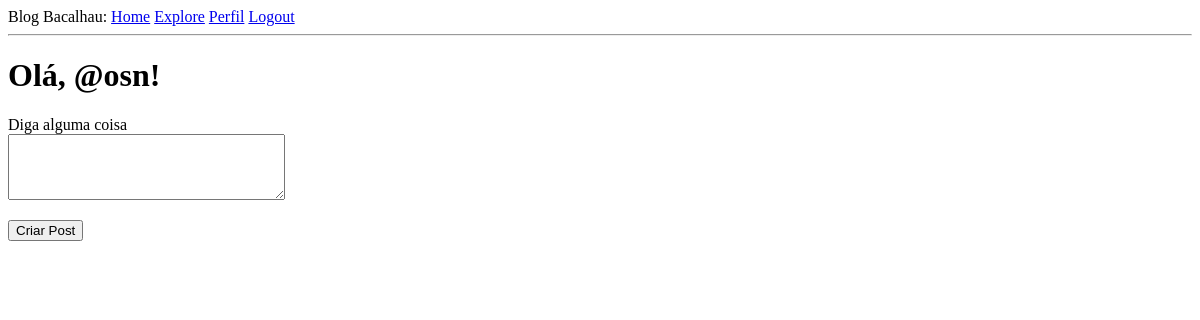
The page /index (signed in) on the database as committed earlier.
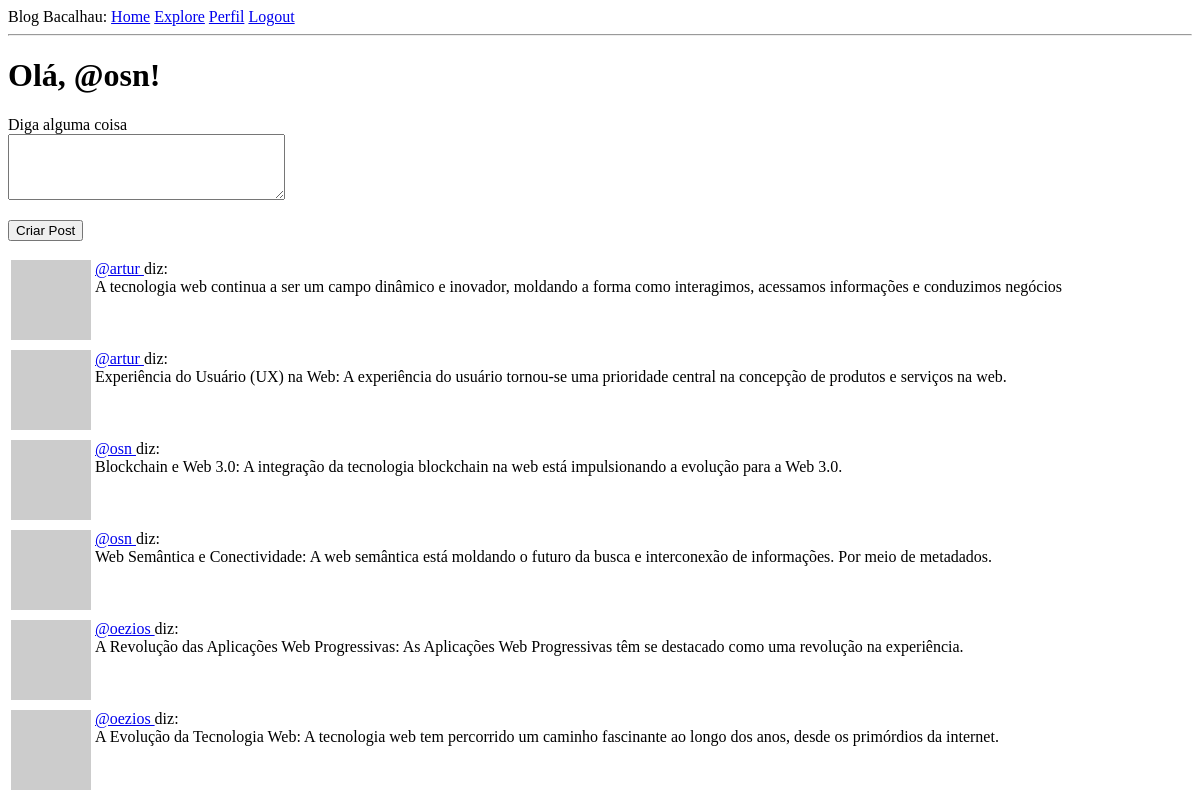
The same page on the database as committed later.
### app/models.py (models this page shows, shortened)
class User(UserMixin, db.Model):
    id: so.Mapped[int] = so.mapped_column(primary_key=True)
    username: so.Mapped[str] = so.mapped_column(sa.String(64), index=True, unique=True)
    email: so.Mapped[str] = so.mapped_column(sa.String(120), index=True, unique=True)
    password_hash: so.Mapped[Optional[str]] = so.mapped_column(sa.String(256))
    about_me: so.Mapped[Optional[str]] = so.mapped_column(sa.String(256))
    last_seen: so.Mapped[Optional[datetime]] = so.mapped_column(default=lambda: datetime.now(timezone.utc))
    posts: so.WriteOnlyMapped['Post'] = so.relationship(back_populates='author')
    following: so.WriteOnlyMapped['User'] = so.relationship(
        secondary=followers, primaryjoin=(followers.c.follower_id == id),
        secondaryjoin=(followers.c.followed_id == id),
        back_populates='followers')
    followers: so.WriteOnlyMapped['User'] = so.relationship(
        secondary=followers, primaryjoin=(followers.c.followed_id == id),
        secondaryjoin=(followers.c.follower_id == id),
        back_populates='following')
    def avatar(self, size):
        digest = md5(self.email.lower().encode('utf-8')).hexdigest()
        return f'https://www.gravatar.com/avatar/{digest}?d=identicon&s={size}'
    def following_posts(self):
        Author = so.aliased(User)
        Follower = so.aliased(User)
        return (
            sa.select(Post)
            .join(Post.author.of_type(Author))
            .join(Author.followers.of_type(Follower), isouter=True)
            .where(sa.or_(
                Follower.id == self.id,
                Author.id == self.id,
            ))
            .group_by(Post)
            .order_by(Post.timestamp.desc())
        )

class Post(db.Model):
    id: so.Mapped[int] = so.mapped_column(primary_key=True)
    body: so.Mapped[str] = so.mapped_column(sa.Text(256), nullable=False)
    timestamp: so.Mapped[datetime] = so.mapped_column(
        index=True, default=lambda: datetime.now(timezone.utc))
    user_id: so.Mapped[int] = so.mapped_column(sa.ForeignKey(User.id),
        index=True)
    author: so.Mapped[User] = so.relationship(back_populates='posts')

### app/routes.py (the view, shortened to what this page needs)
@app.route('/', methods=['GET', 'POST'])
@app.route('/index', methods=['GET', 'POST'])
@login_required
def index():
    form = PostForm()
    if form.validate_on_submit():
        post = Post(body=form.post.data, author=current_user)
        db.session.add(post)
        db.session.commit()
        flash('Your post is now live!')
        return redirect(url_for('index'))
    posts = db.session.scalars(current_user.following_posts()).all()
    return render_template("index.html", title='Home Page', form=form,
                        posts=posts)

### app/forms.py
class PostForm(FlaskForm):
    post = TextAreaField('Diga alguma coisa', validators=[
        DataRequired(), Length(min=1, max=140)])
    submit = SubmitField('Criar Post')

### app/models.py (called while the page is built)
@login.user_loader
def load_user(id):
    return db.session.get(User, int(id))

### app/routes.py (called while the page is built)
@app.before_request
def before_request():
    if current_user.is_authenticated:
        current_user.last_seen = datetime.now(timezone.utc)
        db.session.commit()

### app/templates/index.html (shortened to what this page needs)
{% extends "base.html" %}
{% block content %}
    <h1>Olá, {{ current_user.username }}!</h1>
    {% if form%}
        <form action="" method="post">
            <p>
                {{ form.post.label }}<br>
                {{ form.post(cols=32, rows=4) }}<br>
            </p>
            <p>{{ form.submit() }}</p>
        </form>
    {% endif %}
    {% for post in posts %}
        {% include '_post.html' %}
    {% endfor %}
{% endblock %}

### app/templates/base.html (shortened to what this page needs)
<!DOCTYPE html>
<html lang="pt-br">
    <head>
    </head>
    <body>
        <div>Blog Bacalhau:
            <a href="{{ url_for('index') }}">Home</a>
            <a href="{{ url_for('explore') }}">Explore</a>
            {% if current_user.is_anonymous %}
            <a href="{{ url_for('login') }}">Login</a>
            {% else %}
            <a href="{{ url_for('user', username=current_user.username) }}">Perfil</a>
            <a href="{{ url_for('logout') }}">Logout</a>
            {% endif %}
        </div>
        <hr>
        {% block content %}{% endblock %}
    </body>
</html>

### app/templates/_post.html
<table>
    <tr valign="top">
        <td><img src="{{ post.author.avatar(36) }}"></td>
        <td>
            <a href="{{ url_for('user', username=post.author.username) }}">
                {{ post.author.username }}
            </a>
            diz:<br>{{ post.body }}
        </td>
    </tr>
</table>

Rows that differ between the two databases and show on the page:
added Post: author.username "@artur", body "A tecnologia web continua a ser um campo dinâmico e inovador, moldando a forma como interagimos, acessamos informações e conduzimos negócios"
added Post: author.username "@artur", body "Experiência do Usuário (UX) na Web: A experiência do usuário tornou-se uma prioridade central na concepção de produtos e serviços na web."
added Post: author.username "@osn", body "Blockchain e Web 3.0: A integração da tecnologia blockchain na web está impulsionando a evolução para a Web 3.0."
added Post: author.username "@osn", body "Web Semântica e Conectividade: A web semântica está moldando o futuro da busca e interconexão de informações. Por meio de metadados."
added Post: author.username "@oezios", body "A Revolução das Aplicações Web Progressivas: As Aplicações Web Progressivas têm se destacado como uma revolução na experiência."
added Post: author.username "@oezios", body "A Evolução da Tecnologia Web: A tecnologia web tem percorrido um caminho fascinante ao longo dos anos, desde os primórdios da internet."
